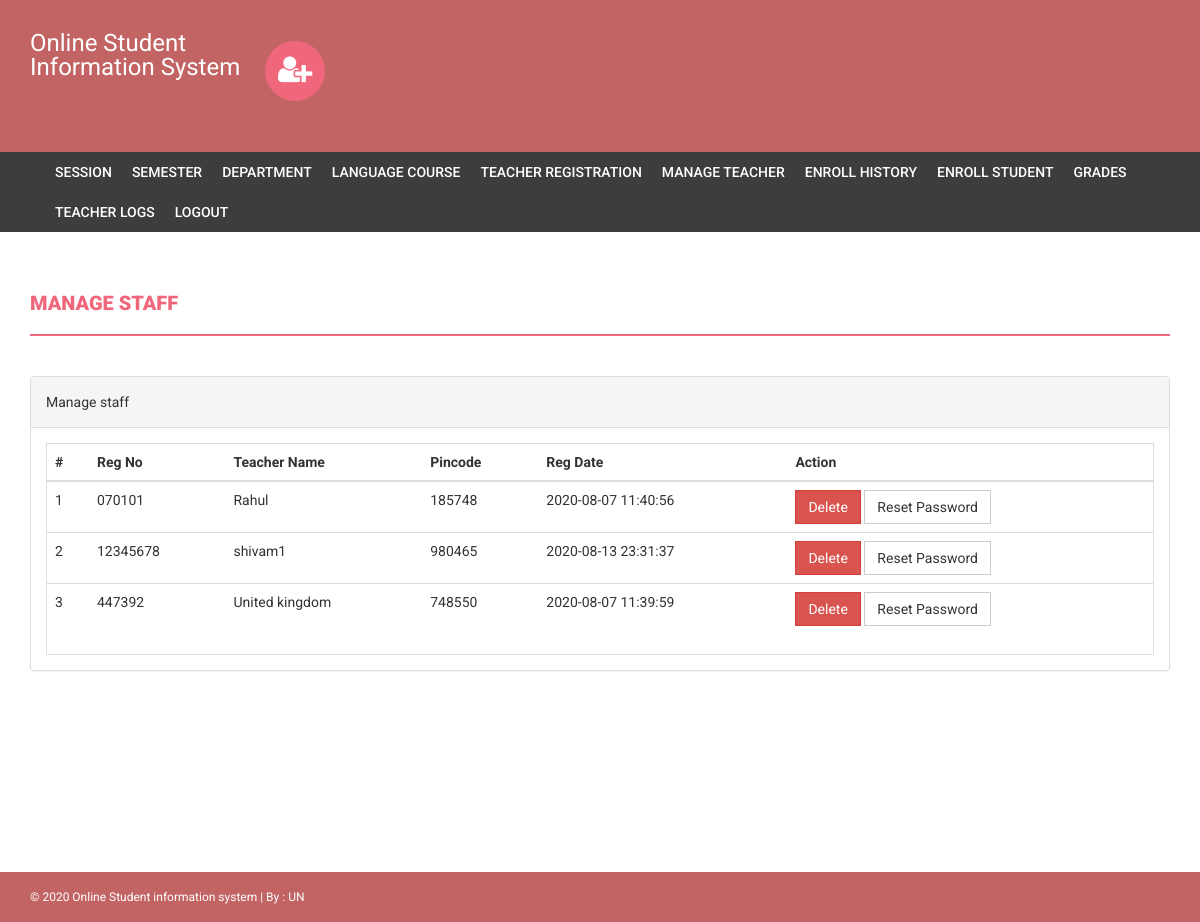
Page /admin/manage-students.php (signed in) on the committed database.
### tables this page shows
CREATE TABLE `staff` (
  `StaffRegno` varchar(255) NOT NULL,
  `staffPhoto` varchar(255) DEFAULT NULL,
  `password` varchar(255) DEFAULT NULL,
  `staffName` varchar(255) DEFAULT NULL,
  `pincode` varchar(255) DEFAULT NULL,
  `session` varchar(255) DEFAULT NULL,
  `department` varchar(255) DEFAULT NULL,
  `semester` varchar(255) DEFAULT NULL,
  `creationdate` timestamp NULL DEFAULT current_timestamp(),
  `updationDate` varchar(255) DEFAULT NULL
);

### admin/manage-students.php (the view, shortened to what this page needs)
<?php
if(strlen($_SESSION['alogin'])==0)
    {
header('location:index.php');
}
else{
?>
<!DOCTYPE html>
<html xmlns="http://www.w3.org/1999/xhtml">
<head>
    <link href="assets/css/bootstrap.css" rel="stylesheet" />
    <link href="assets/css/font-awesome.css" rel="stylesheet" />
    <link href="assets/css/style.css" rel="stylesheet" />
</head>
<body>
<?php include('includes/header.php');?>
<?php if($_SESSION['alogin']!="")
{
 include('includes/menubar.php');
}
 ?>
    <div class="content-wrapper">
        <div class="container">
              <div class="row">
                    <div class="col-md-12">
                        <h1 class="page-head-line">Manage staff</h1>
                    </div>
                </div>
                <div class="row" >
                <div class="col-md-12">
                    <div class="panel panel-default">
                        <div class="panel-heading">
                            Manage staff
                        </div>
                        <div class="panel-body">
                            <div class="table-responsive table-bordered">
                                <table class="table">
                                    <thead>
                                        <tr>
                                            <th>#</th>
                                            <th>Reg No </th>
                                            <th>Teacher Name </th>
                                            <th> Pincode</th>
                                             <th>Reg Date</th>
                                             <th>Action</th>
                                        </tr>
                                    </thead>
                                    <tbody>
<?php
$sql=mysqli_query($con,"select * from staff");
$cnt=1;
while($row=mysqli_fetch_array($sql))
{
?>
                                        <tr>
                                            <td><?php echo $cnt;?></td>
                                            <td><?php echo htmlentities($row['StaffRegno']);?></td>
                                            <td><?php echo htmlentities($row['staffName']);?></td>
                                            <td><?php echo htmlentities($row['pincode']);?></td>
                                            <td><?php echo htmlentities($row['creationdate']);?></td>
                                            <td>
                                            <a href="edit-student-profile.php?id=<?php echo $row['StaffRegno']?>">
<a href="manage-students.php?id=<?php echo $row['StaffRegno']?>&del=delete" onClick="return confirm('Are you sure you want to delete?')">
                                            <button class="btn btn-danger">Delete</button>
</a>
<a href="manage-students.php?id=<?php echo $row['StaffRegno']?>&pass=update" onClick="return confirm('Are you sure you want to reset password?')">
<button type="submit" name="submit" id="submit" class="btn btn-default">Reset Password</button>
</a>
                                            </td>
                                        </tr>
<?php
$cnt++;
} ?>
                                    </tbody>
                                </table>
                            </div>
                        </div>
                    </div>
                </div>
            </div>
        </div>
    </div>
  <?php include('includes/footer.php');?>
</body>
</html>
<?php } ?>

### admin/assets/css/style.css (style rules this page uses)
body { font-family: 'Roboto', sans-serif; line-height: 30px; }
.content-wrapper { margin-top: 40px; min-height: 600px; padding-bottom: 60px; }
.page-head-line { font-weight: 900; padding-bottom: 20px; border-bottom: 2px solid #F0677C; text-transform: uppercase; color: #F0677C; font-size: 20px; margin-bottom: 40px; }
.btn { border-radius: 0px; -webkit-border-radius: 0px; -moz-border-radius: 0px; }

### rows in the picture
staff: StaffRegno "070101", staffName "Rahul", pincode "185748", creationdate "2020-08-07 11:40:56"
staff: StaffRegno "12345678", staffName "shivam1", pincode "980465", creationdate "2020-08-13 23:31:37"
staff: StaffRegno "447392", staffName "United kingdom", pincode "748550", creationdate "2020-08-07 11:39:59"
